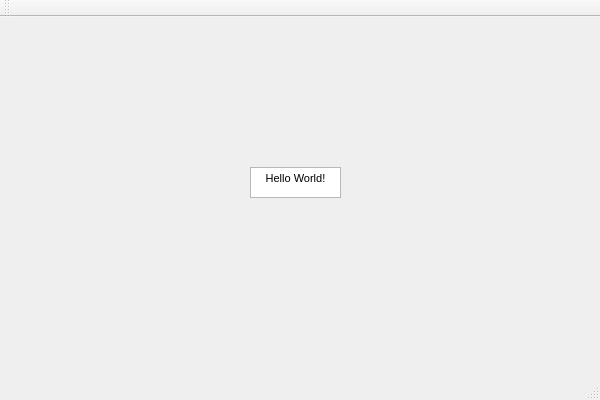
<?xml version="1.0" encoding="UTF-8"?>
<ui version="4.0">
 <class>TimesheetAssistant</class>
 <widget class="QMainWindow" name="TimesheetAssistant">
  <property name="geometry">
   <rect>
    <x>0</x>
    <y>0</y>
    <width>600</width>
    <height>400</height>
   </rect>
  </property>
  <property name="windowTitle">
   <string>TimesheetAssistant</string>
  </property>
  <widget class="QWidget" name="centralWidget">
   <widget class="QTextBrowser" name="textBrowser">
    <property name="geometry">
     <rect>
      <x>250</x>
      <y>150</y>
      <width>91</width>
      <height>31</height>
     </rect>
    </property>
    <property name="html">
     <string>&lt;!DOCTYPE HTML PUBLIC &quot;-//W3C//DTD HTML 4.0//EN&quot; &quot;http://www.w3.org/TR/REC-html40/strict.dtd&quot;&gt;
&lt;html&gt;&lt;head&gt;&lt;meta name=&quot;qrichtext&quot; content=&quot;1&quot; /&gt;&lt;style type=&quot;text/css&quot;&gt;
p, li { white-space: pre-wrap; }
&lt;/style&gt;&lt;/head&gt;&lt;body style=&quot; font-family:'MS Shell Dlg 2'; font-size:8.25pt; font-weight:400; font-style:normal;&quot;&gt;
&lt;p align=&quot;center&quot; style=&quot; margin-top:0px; margin-bottom:0px; margin-left:0px; margin-right:0px; -qt-block-indent:0; text-indent:0px;&quot;&gt;Hello World!&lt;/p&gt;&lt;/body&gt;&lt;/html&gt;</string>
    </property>
   </widget>
  </widget>
  <widget class="QToolBar" name="mainToolBar">
   <attribute name="toolBarArea">
    <enum>TopToolBarArea</enum>
   </attribute>
   <attribute name="toolBarBreak">
    <bool>false</bool>
   </attribute>
  </widget>
  <widget class="QStatusBar" name="statusBar"/>
 </widget>
 <layoutdefault spacing="6" margin="11"/>
 <resources>
  <include location="TimesheetAssistant.qrc"/>
 </resources>
 <connections/>
</ui>
